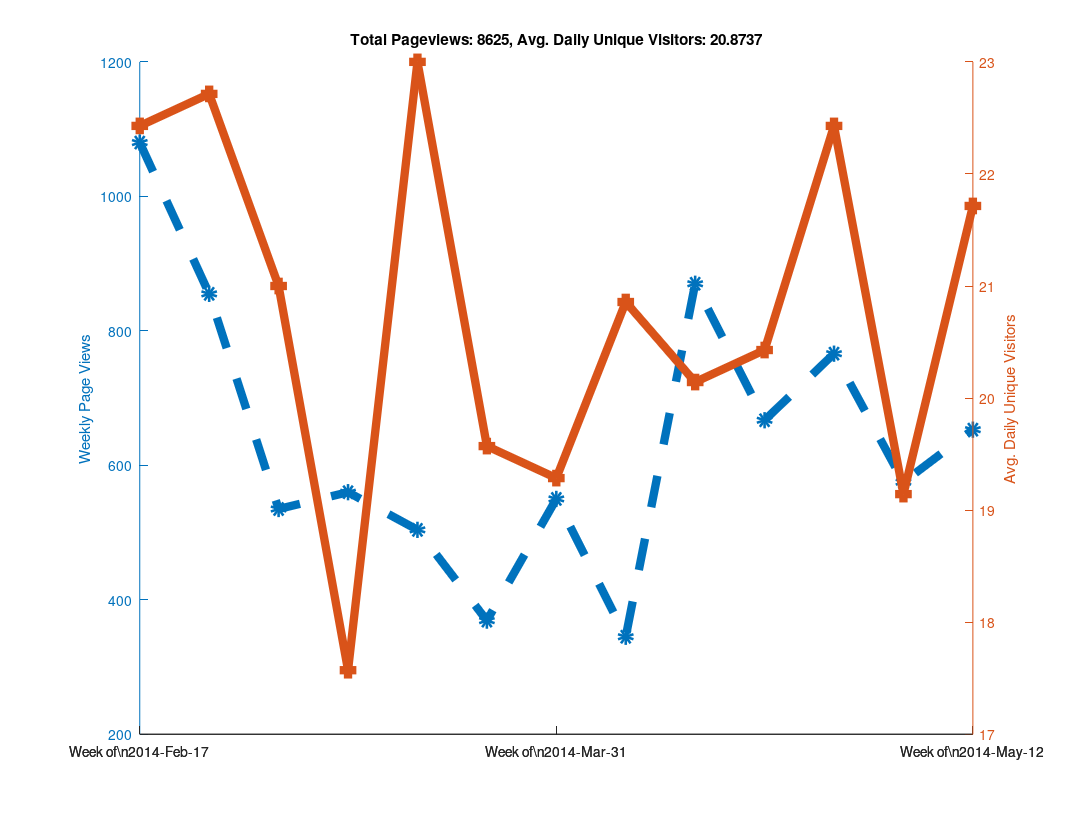

MATLAB code to generate this figure:
clear all

% Github has a "traffic" page now, but it doesn't seem like you can
% put in an arbitrary date range?  When I looked at it, it showed the
% numbers of unique visitors and views for the last two weeks only...
% So as long as I check back at least once every two weeks I can keep
% a record of it?  Great...

% https://github.com/libMesh/libmesh/graphs/traffic

% Date, Views, Unique Visitors
data = {
    '2014-Feb-17', 274, 25
    '2014-Feb-18', 145, 30
    '2014-Feb-19', 129, 27
    '2014-Feb-20', 202, 24
    '2014-Feb-21', 240, 22
    '2014-Feb-22', 62,  17
    '2014-Feb-23', 28,  12
    '2014-Feb-24', 217, 19
    '2014-Feb-25', 90,  25
    '2014-Feb-26', 189, 36
    '2014-Feb-27', 112, 26
    '2014-Feb-28', 81,  20
    '2014-Mar-01', 113, 17
    '2014-Mar-02', 53,  16
    '2014-Mar-03', 41,  21
    '2014-Mar-04', 144, 35
    '2014-Mar-05', 51,  20
    '2014-Mar-06', 157, 25
    '2014-Mar-07', 50,  22
    '2014-Mar-08', 50,  11
    '2014-Mar-09', 42,  13
    '2014-Mar-10', 61,  16
    '2014-Mar-11', 27,  16
    '2014-Mar-12', 111, 20
    '2014-Mar-13', 66,  20
    '2014-Mar-14', 223, 25
    '2014-Mar-15', 46,   9
    '2014-Mar-16', 26,  17
    '2014-Mar-17', 80,  29
    '2014-Mar-18', 59,  30
    '2014-Mar-19', 85,  31
    '2014-Mar-20', 122, 18
    '2014-Mar-21', 61,  21
    '2014-Mar-22', 33,  18
    '2014-Mar-23', 64,  14
    '2014-Mar-24', 95,  24
    '2014-Mar-25', 75,  28
    '2014-Mar-26', 49,  18
    '2014-Mar-27', 57,  24
    '2014-Mar-28', 33,  16
    '2014-Mar-29', 41,  16
    '2014-Mar-30', 19,  11
    '2014-Mar-31', 52,  12
    '2014-Apr-01', 120, 21
    '2014-Apr-02', 68,  23
    '2014-Apr-03', 98,  28
    '2014-Apr-04', 77,  21
    '2014-Apr-05', 80,  15
    '2014-Apr-06', 55,  15
    '2014-Apr-07', 71,  31
    '2014-Apr-08', 84,  26
    '2014-Apr-09', 33,  18
    '2014-Apr-10', 32,  16
    '2014-Apr-11', 51,  20
    '2014-Apr-12', 25,  15
    '2014-Apr-13', 49,  20
    '2014-Apr-14', 120, 23
    '2014-Apr-15', 191, 27
    '2014-Apr-16', 219, 24
    '2014-Apr-17', 216, 30
    '2014-Apr-18', 63,  19
    '2014-Apr-19', 36,  11
    '2014-Apr-20', 25,   7
    '2014-Apr-21', 115, 24
    '2014-Apr-22', 128, 31
    '2014-Apr-23', 87,  25
    '2014-Apr-24', 108, 23
    '2014-Apr-25', 111, 20
    '2014-Apr-26', 89,   9
    '2014-Apr-27', 29,  11
    '2014-Apr-28', 177, 28
    '2014-Apr-29', 170, 27
    '2014-Apr-30', 183, 28
    '2014-May-01', 97,  25
    '2014-May-02', 64,  23
    '2014-May-03', 43,  12
    '2014-May-04', 32,  14
    '2014-May-05', 125, 28
    '2014-May-06', 68,  24
    '2014-May-07', 68,  19
    '2014-May-08', 114, 14
    '2014-May-09', 47,  20
    '2014-May-10', 139, 20
    '2014-May-11', 14,   9
    '2014-May-12', 90,  27
    '2014-May-13', 92,  22
    '2014-May-14', 197, 32
    '2014-May-15', 140, 26
    '2014-May-16', 59,  20
    '2014-May-17', 21,  9
    '2014-May-18', 54,  16
    '2014-May-19', 117, 28
    '2014-May-20', 47,  18
    '2014-May-21', 55,  19
    '2014-May-22', 77,  26
    };

% length works like you would expect it to for cell arrays.
N=length(data);

% A cell array of strings holding just the dates
dates = {data{:,1}};

% Note the extra square brackets!  This seems to be required (at least
% in Octave) to catch the output of data{:,2} as an array.
views = [data{:,2}];
visitors = [data{:,3}];



% 1.) Make daily plot - You can do this, but it gets a bit hard to read

%% % Can't plot string data automatically?
%% x=linspace(1,N,N);
%%
%% % Only way to set linestyles with plotyy is after the fact, apparently.
%% % plotyy returns the axis handle first, followed by the two plot handles.
%% clf;
%% hold on;
%% [haxis, h1, h2] = plotyy(x, views, x, visitors);
%%
%% % Label the axes
%% ylabel (haxis(1), 'Daily Page Views');
%% ylabel (haxis(2), 'Daily Unique Visitors');
%%
%% % Totaling unique visitors doesn't really mean much...
%% title (['Total Pageviews: ', num2str(sum(views)), ', Avg. Daily Unique Visitors: ', num2str(mean(visitors))]);
%%
%% % Make thick lines - this looks better in PDF
%% set([h1, h2], 'linewidth', 6);
%%
%% % Turn on markers
%% set(h1, 'marker', 'o');
%% set(h2, 'marker', 's');
%%
%% % Set marker size
%% set([h1, h2], 'markersize', 6);
%%
%% % Make dashed line?  Aquaterm doesn't seem to properly display this, but it
%% % does work in the PDF!
%% set(h1, 'linestyle', '--');
%%
%% % Set the xticks and labels so that it shows dates instead of numbers.
%% xticksat = [1 length(x)];
%% set(haxis, 'xtick', xticksat);
%%
%% for i=1:length(xticksat)
%%   xtlabels{i} = data{xticksat(i), 1};
%% end
%% set(haxis, 'xticklabel', xtlabels);
%%
%% % Print to PDF
%% set (gcf, "paperposition", [0.25, 0.25, 10.75, 8.25]);
%% set (gcf, "papersize", [11, 8.5]);
%% set (gcf, "paperorientation", 'landscape');
%%
%% % Make a PDF of this plot.
%% print('-dpdf', 'github_traffic.pdf', '-FHelvetica:20');



% 2.) Make weekly plot - the data is naturally week-periodic
week_indexes = 1:7:N;

% Get total views and average unique viewers for each week
week_views = [];
week_visitors = [];
  for i=1:length(week_indexes)-1
  start = week_indexes(i);
  stop = week_indexes(i+1) - 1;
  week_views(end+1) = sum(views(start:stop));
  week_visitors(end+1) = mean(visitors(start:stop));
end

clf;
hold on;
x=linspace(1, length(week_views), length(week_views));
[haxis, h1, h2] = plotyy(x, week_views, x, week_visitors);

% Label the axes
ylabel (haxis(1), 'Weekly Page Views');
ylabel (haxis(2), 'Avg. Daily Unique Visitors');

% Totaling unique visitors doesn't really mean much...
title (['Total Pageviews: ', num2str(sum(views)), ', Avg. Daily Unique Visitors: ', num2str(mean(visitors))]);

% Make thick lines - this looks better in PDF
set([h1, h2], 'linewidth', 6);

% Turn on markers
set(h1, 'marker', 'o');
set(h2, 'marker', 's');

% Set marker size
set([h1, h2], 'markersize', 6);

% Make dashed line?  Aquaterm doesn't seem to properly display this, but it
% does work in the PDF!
set(h1, 'linestyle', '--');

% Set the xticks and labels so that it shows dates instead of numbers.
xticksat = [1 ceil(length(x)/2) length(x)];
set(haxis, 'xtick', xticksat);

for i=1:length(xticksat)
  xtlabels{i} = ['Week of\n', data{week_indexes(xticksat(i)), 1}];
end
set(haxis, 'xticklabel', xtlabels);

% Print to PDF
set (gcf, "paperposition", [0.25, 0.25, 10.75, 8.25]);
set (gcf, "papersize", [11, 8.5]);
set (gcf, "paperorientation", 'landscape');

% Make a PDF of this plot.
print('-dpdf', 'weekly_github_traffic.pdf', '-FHelvetica:20');



% 3.) Make monthly plot - not enough data to be interesting yet...

%% month_intervals = {'2014-Feb-17', '2014-Mar-17', '2014-Apr-17'};
%%
%% % Numerical indexes of the month intervals
%% month_indexes = [];
%%
%% for i=1:length(month_intervals)
%%   % Calling 'strcmp' on a cell array of strings returns an array of 0s
%%   % and 1s, then 'find' returns the non-zero index.  The 'end' keyword
%%   % is used to append to the array.
%%   month_indexes(end+1) = find(strcmp(month_intervals{i}, dates));
%% end
%%
%% % Get total views and average unique viewers for each month
%% month_views = [];
%% month_visitors = [];
%%   for i=1:length(month_indexes)-1
%%   start = month_indexes(i);
%%   stop = month_indexes(i+1) - 1;
%%   month_views(end+1) = sum(views(start:stop));
%%   month_visitors(end+1) = mean(visitors(start:stop));
%% end
%%
%% clf;
%% hold on;
%% x=linspace(1, length(month_views), length(month_views));
%% [haxis, h1, h2] = plotyy(x, month_views, x, month_visitors);
